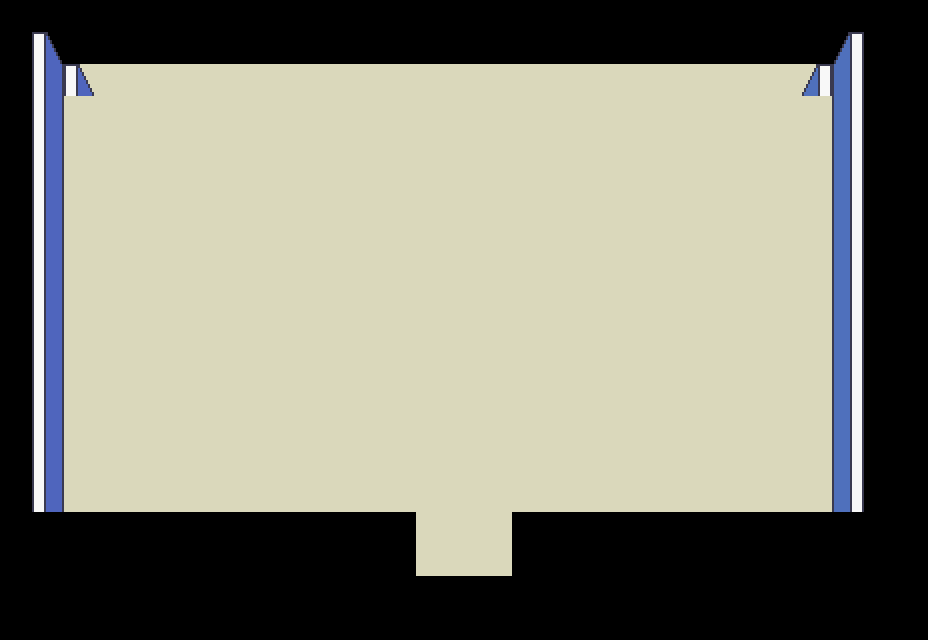

A level layout from a 2D game, rendered from its tile map. Below: a short description, then the map file with its tile-grid data intact:
An orthogonal 29x20 tile map with 32x32 px tiles, 3 tile layers (Piso, Tapete, Paredes).

<map version="1.10" tiledversion="1.10.2" orientation="orthogonal" renderorder="right-down" width="29" height="20" tilewidth="32" tileheight="32" infinite="0" nextlayerid="4" nextobjectid="1">
 <tileset firstgid="1" source="titleset_paredes.tsx" />
 <layer id="1" name="Piso" width="29" height="20">
  <data encoding="csv">
0,0,0,0,0,0,0,0,0,0,0,0,0,0,0,0,0,0,0,0,0,0,0,0,0,0,0,0,0,
0,0,0,0,0,0,0,0,0,0,0,0,0,0,0,0,0,0,0,0,0,0,0,0,0,0,0,0,0,
0,0,1754,1754,1754,1754,1754,1754,1754,1754,1754,1754,1754,1754,1754,1754,1754,1754,1754,1754,1754,1754,1754,1754,1754,1754,0,0,0,
0,0,1754,1754,1754,1754,1754,1754,1754,1754,1754,1754,1754,1754,1754,1754,1754,1754,1754,1754,1754,1754,1754,1754,1754,1754,0,0,0,
0,0,1754,1754,1754,1754,1754,1754,1754,1754,1754,1754,1754,1754,1754,1754,1754,1754,1754,1754,1754,1754,1754,1754,1754,1754,0,0,0,
0,0,1754,1754,1754,1754,1754,1754,1754,1754,1754,1754,1754,1754,1754,1754,1754,1754,1754,1754,1754,1754,1754,1754,1754,1754,0,0,0,
0,0,1754,1754,1754,1754,1754,1754,1754,1754,1754,1754,1754,1754,1754,1754,1754,1754,1754,1754,1754,1754,1754,1754,1754,1754,0,0,0,
0,0,1754,1754,1754,1754,1754,1754,1754,1754,1754,1754,1754,1754,1754,1754,1754,1754,1754,1754,1754,1754,1754,1754,1754,1754,0,0,0,
0,0,1754,1754,1754,1754,1754,1754,1754,1754,1754,1754,1754,1754,1754,1754,1754,1754,1754,1754,1754,1754,1754,1754,1754,1754,0,0,0,
0,0,1754,1754,1754,1754,1754,1754,1754,1754,1754,1754,1754,1754,1754,1754,1754,1754,1754,1754,1754,1754,1754,1754,1754,1754,0,0,0,
0,0,1754,1754,1754,1754,1754,1754,1754,1754,1754,1754,1754,1754,1754,1754,1754,1754,1754,1754,1754,1754,1754,1754,1754,1754,0,0,0,
0,0,1754,1754,1754,1754,1754,1754,1754,1754,1754,1754,1754,1754,1754,1754,1754,1754,1754,1754,1754,1754,1754,1754,1754,1754,0,0,0,
0,0,1754,1754,1754,1754,1754,1754,1754,1754,1754,1754,1754,1754,1754,1754,1754,1754,1754,1754,1754,1754,1754,1754,1754,1754,0,0,0,
0,0,1754,1754,1754,1754,1754,1754,1754,1754,1754,1754,1754,1754,1754,1754,1754,1754,1754,1754,1754,1754,1754,1754,1754,1754,0,0,0,
0,0,1754,1754,1754,1754,1754,1754,1754,1754,1754,1754,1754,1754,1754,1754,1754,1754,1754,1754,1754,1754,1754,1754,1754,1754,0,0,0,
0,0,1754,1754,1754,1754,1754,1754,1754,1754,1754,1754,1754,1754,1754,1754,1754,1754,1754,1754,1754,1754,1754,1754,1754,1754,0,0,0,
0,0,0,0,0,0,0,0,0,0,0,0,0,1754,1754,1754,0,0,0,0,0,0,0,0,0,0,0,0,0,
0,0,0,0,0,0,0,0,0,0,0,0,0,1754,1754,1754,0,0,0,0,0,0,0,0,0,0,0,0,0,
0,0,0,0,0,0,0,0,0,0,0,0,0,0,0,0,0,0,0,0,0,0,0,0,0,0,0,0,0,
0,0,0,0,0,0,0,0,0,0,0,0,0,0,0,0,0,0,0,0,0,0,0,0,0,0,0,0,0
</data>
 </layer>
 <layer id="2" name="Tapete" width="29" height="20">
  <data encoding="csv">
0,0,0,0,0,0,0,0,0,0,0,0,0,0,0,0,0,0,0,0,0,0,0,0,0,0,0,0,0,
0,0,0,0,0,0,0,0,0,0,0,0,0,0,0,0,0,0,0,0,0,0,0,0,0,0,0,0,0,
0,0,0,0,0,0,0,0,0,0,0,0,0,0,0,0,0,0,0,0,0,0,0,0,0,0,0,0,0,
0,0,0,0,0,0,0,0,0,0,0,0,0,0,0,0,0,0,0,0,0,0,0,0,0,0,0,0,0,
0,0,0,0,0,0,0,0,0,0,0,0,0,0,0,0,0,0,0,0,0,0,0,0,0,0,0,0,0,
0,0,0,0,0,0,0,0,0,0,0,0,0,0,0,0,0,0,0,0,0,0,0,0,0,0,0,0,0,
0,0,0,0,0,0,0,0,0,0,0,0,0,0,0,0,0,0,0,0,0,0,0,0,0,0,0,0,0,
0,0,0,0,0,0,0,0,0,0,0,0,0,0,0,0,0,0,0,0,0,0,0,0,0,0,0,0,0,
0,0,0,0,0,0,0,0,0,0,0,0,0,0,0,0,0,0,0,0,0,0,0,0,0,0,0,0,0,
0,0,0,0,0,0,0,0,0,0,0,0,0,0,0,0,0,0,0,0,0,0,0,0,0,0,0,0,0,
0,0,0,0,0,0,0,0,0,0,0,0,0,0,0,0,0,0,0,0,0,0,0,0,0,0,0,0,0,
0,0,0,0,0,0,0,0,0,0,0,0,0,0,0,0,0,0,0,0,0,0,0,0,0,0,0,0,0,
0,0,0,0,0,0,0,0,0,0,0,0,0,0,0,0,0,0,0,0,0,0,0,0,0,0,0,0,0,
0,0,0,0,0,0,0,0,0,0,0,0,0,0,0,0,0,0,0,0,0,0,0,0,0,0,0,0,0,
0,0,0,0,0,0,0,0,0,0,0,0,0,0,0,0,0,0,0,0,0,0,0,0,0,0,0,0,0,
0,0,0,0,0,0,0,0,0,0,0,0,0,0,0,0,0,0,0,0,0,0,0,0,0,0,0,0,0,
0,0,0,0,0,0,0,0,0,0,0,0,0,0,0,0,0,0,0,0,0,0,0,0,0,0,0,0,0,
0,0,0,0,0,0,0,0,0,0,0,0,0,0,0,0,0,0,0,0,0,0,0,0,0,0,0,0,0,
0,0,0,0,0,0,0,0,0,0,0,0,0,0,0,0,0,0,0,0,0,0,0,0,0,0,0,0,0,
0,0,0,0,0,0,0,0,0,0,0,0,0,0,0,0,0,0,0,0,0,0,0,0,0,0,0,0,0
</data>
 </layer>
 <layer id="3" name="Paredes" width="29" height="20">
  <data encoding="csv">
0,0,0,0,0,0,0,0,0,0,0,0,0,0,0,0,0,0,0,0,0,0,0,0,0,0,0,0,0,
0,5002,0,0,0,0,0,0,0,0,0,0,0,0,0,0,0,0,0,0,0,0,0,0,0,0,5007,0,0,
0,5078,5002,0,0,0,0,0,0,0,0,0,0,0,0,0,0,0,0,0,0,0,0,0,0,5007,5083,0,0,
0,5078,0,0,0,0,0,0,0,0,0,0,0,0,0,0,0,0,0,0,0,0,0,0,0,0,5083,0,0,
0,5078,0,0,0,0,0,0,0,0,0,0,0,0,0,0,0,0,0,0,0,0,0,0,0,0,5083,0,0,
0,5078,0,0,0,0,0,0,0,0,0,0,0,0,0,0,0,0,0,0,0,0,0,0,0,0,5083,0,0,
0,5078,0,0,0,0,0,0,0,0,0,0,0,0,0,0,0,0,0,0,0,0,0,0,0,0,5083,0,0,
0,5078,0,0,0,0,0,0,0,0,0,0,0,0,0,0,0,0,0,0,0,0,0,0,0,0,5083,0,0,
0,5078,0,0,0,0,0,0,0,0,0,0,0,0,0,0,0,0,0,0,0,0,0,0,0,0,5083,0,0,
0,5078,0,0,0,0,0,0,0,0,0,0,0,0,0,0,0,0,0,0,0,0,0,0,0,0,5083,0,0,
0,5078,0,0,0,0,0,0,0,0,0,0,0,0,0,0,0,0,0,0,0,0,0,0,0,0,5083,0,0,
0,5078,0,0,0,0,0,0,0,0,0,0,0,0,0,0,0,0,0,0,0,0,0,0,0,0,5083,0,0,
0,5078,0,0,0,0,0,0,0,0,0,0,0,0,0,0,0,0,0,0,0,0,0,0,0,0,5083,0,0,
0,5078,0,0,0,0,0,0,0,0,0,0,0,0,0,0,0,0,0,0,0,0,0,0,0,0,5083,0,0,
0,5078,0,0,0,0,0,0,0,0,0,0,0,0,0,0,0,0,0,0,0,0,0,0,0,0,5083,0,0,
0,5078,0,0,0,0,0,0,0,0,0,0,0,0,0,0,0,0,0,0,0,0,0,0,0,0,5083,0,0,
0,0,0,0,0,0,0,0,0,0,0,0,0,0,0,0,0,0,0,0,0,0,0,0,0,0,0,0,0,
0,0,0,0,0,0,0,0,0,0,0,0,0,0,0,0,0,0,0,0,0,0,0,0,0,0,0,0,0,
0,0,0,0,0,0,0,0,0,0,0,0,0,0,0,0,0,0,0,0,0,0,0,0,0,0,0,0,0,
0,0,0,0,0,0,0,0,0,0,0,0,0,0,0,0,0,0,0,0,0,0,0,0,0,0,0,0,0
</data>
 </layer>
</map>
